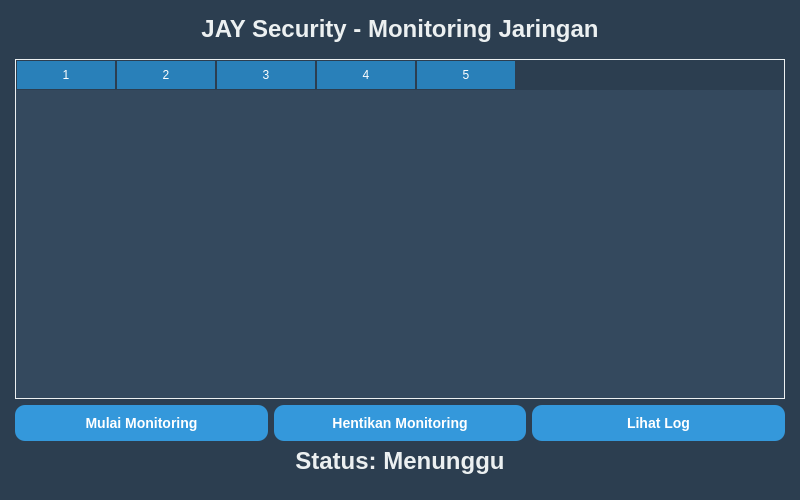
<?xml version="1.0" encoding="UTF-8"?>
<ui version="4.0">
 <class>MainWindow</class>
 <widget class="QMainWindow" name="MainWindow">
  <property name="geometry">
   <rect>
    <x>0</x>
    <y>0</y>
    <width>800</width>
    <height>500</height>
   </rect>
  </property>
  <property name="windowTitle">
   <string>JAY Security - Monitoring Jaringan</string>
  </property>
  <widget class="QWidget" name="centralwidget">
   <property name="styleSheet">
    <string notr="true">
QWidget {
    background-color: #2c3e50;
    color: #ecf0f1;
}

QLabel {
    font-size: 24px;
    font-weight: bold;
    color: #ecf0f1;
    margin-bottom: 10px;
}

QPushButton {
    background-color: #3498db;
    color: white;
    padding: 10px 20px;
    border-radius: 10px;
    font-size: 14px;
    font-weight: bold;
}

QPushButton:hover {
    background-color: #2980b9;
}

QTableWidget {
    background-color: #34495e;
    color: #ecf0f1;
    border: 1px solid #ecf0f1;
}

QHeaderView::section {
    background-color: #2980b9;
    color: white;
    padding: 5px;
    border: 1px solid #2c3e50;
}

    </string>
   </property>
   <layout class="QVBoxLayout" name="verticalLayout">
    <property name="leftMargin">
     <number>15</number>
    </property>
    <property name="topMargin">
     <number>15</number>
    </property>
    <property name="rightMargin">
     <number>15</number>
    </property>
    <property name="bottomMargin">
     <number>15</number>
    </property>

    <!-- Judul Aplikasi -->
    <item>
     <widget class="QLabel" name="AppName">
      <property name="alignment">
       <set>Qt::AlignCenter</set>
      </property>
      <property name="text">
       <string>JAY Security - Monitoring Jaringan</string>
      </property>
     </widget>
    </item>

    <!-- Tabel untuk Monitoring Jaringan -->
    <item>
     <widget class="QTableWidget" name="networkTable">
      <property name="columnCount">
       <number>5</number>
      </property>
      <property name="rowCount">
       <number>0</number>
      </property>
      <property name="horizontalHeaderLabels">
       <stringlist>
        <string>IP Source</string>
        <string>IP Destination</string>
        <string>Protocol</string>
        <string>Time</string>
        <string>Info</string>
       </stringlist>
      </property>
     </widget>
    </item>

    <!-- Tombol Kontrol untuk Monitoring dan Log -->
    <item>
     <layout class="QHBoxLayout" name="buttonLayout">
      <item>
       <widget class="QPushButton" name="startButton">
        <property name="text">
         <string>Mulai Monitoring</string>
        </property>
       </widget>
      </item>
      <item>
       <widget class="QPushButton" name="stopButton">
        <property name="text">
         <string>Hentikan Monitoring</string>
        </property>
       </widget>
      </item>
      <item>
       <widget class="QPushButton" name="logButton"> <!-- Tombol untuk melihat log -->
        <property name="text">
         <string>Lihat Log</string>
        </property>
       </widget>
      </item>
     </layout>
    </item>

    <!-- Label Status -->
    <item>
     <widget class="QLabel" name="statusLabel">
      <property name="text">
       <string>Status: Menunggu</string>
      </property>
      <property name="alignment">
       <set>Qt::AlignCenter</set>
      </property>
     </widget>
    </item>
   </layout>
  </widget>
 </widget>
 <resources/>
 <connections/>
</ui>
